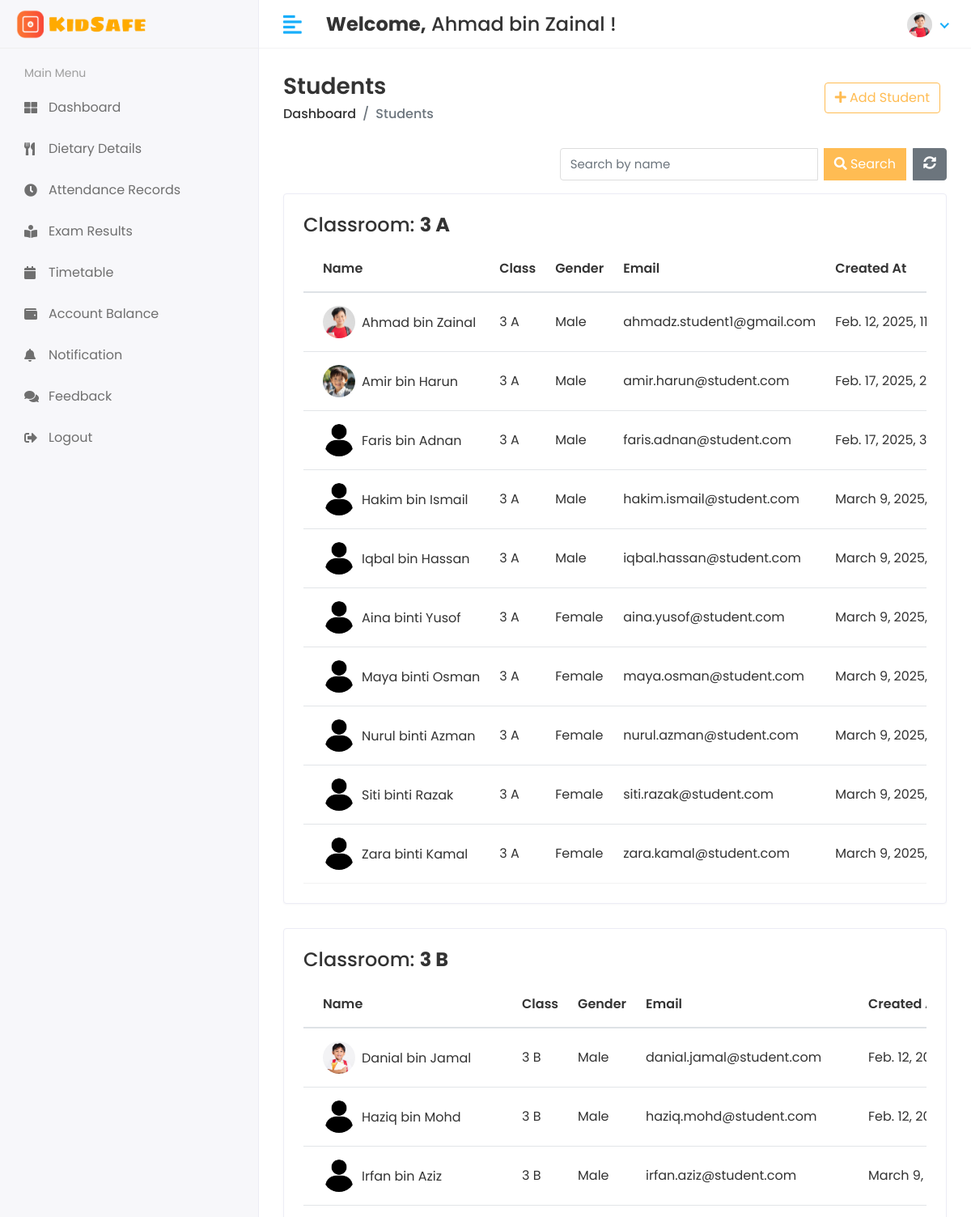
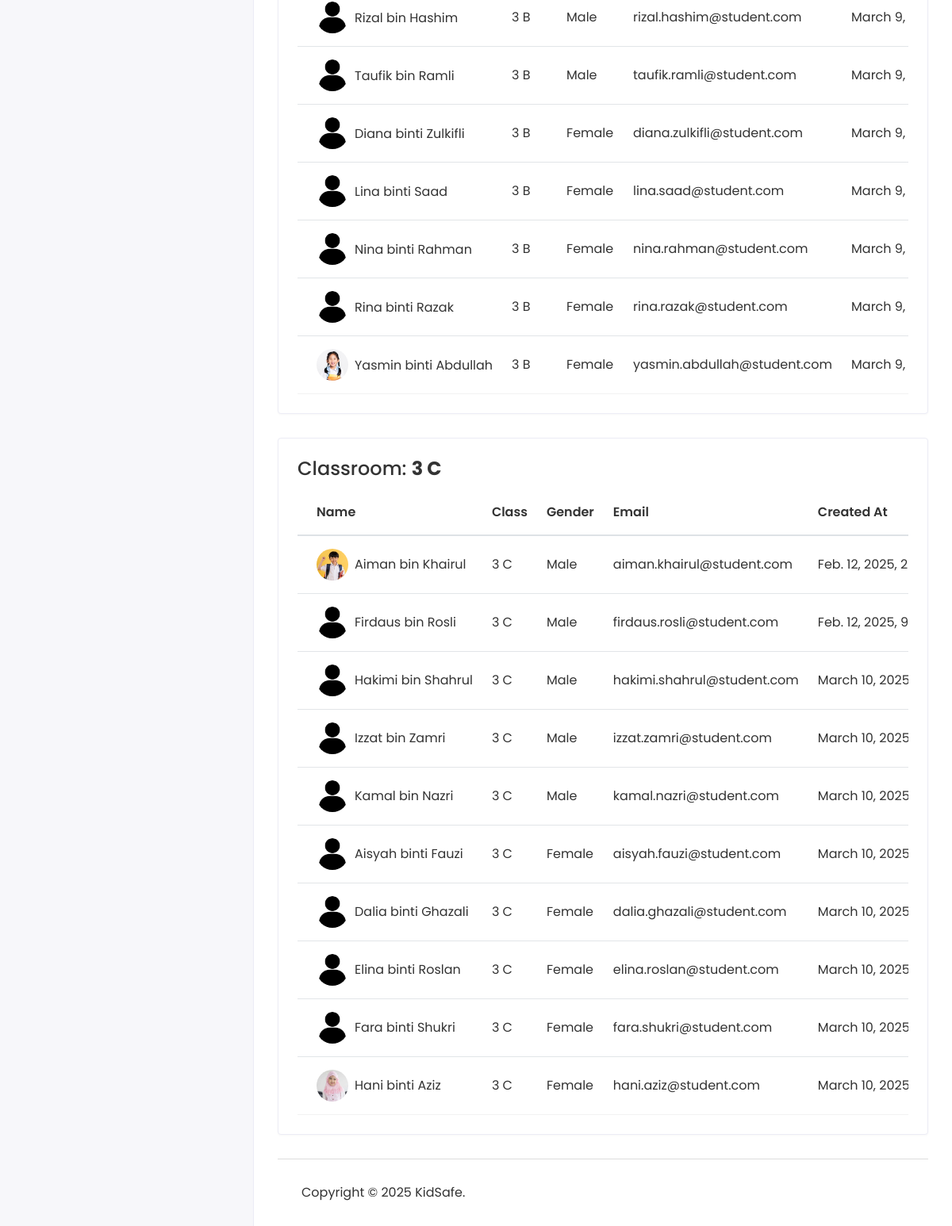
Screenshot of /administrator/student/view (signed in) with the database file from the repository (2 pictures, top to bottom).
### kidsafe_app/models.py (models this page shows, shortened)
class CustomUser(AbstractUser):
    USER = (
        (1, 'Administrator'),
        (2, 'Teacher'),
        (3, 'Student'),
        (4, 'Canteen'),
    )
    user_type = models.CharField(choices=USER, max_length=50, default=1)
    profile_pic = models.ImageField(upload_to='media/profile_pic')

class Classroom(models.Model):
    name = models.CharField(max_length=100)
    created_at = models.DateTimeField(auto_now_add=True)
    updated_at = models.DateTimeField(auto_now=True)
    def __str__(self):
        return self.name

class Student(models.Model):
    admin = models.OneToOneField(CustomUser, on_delete=models.CASCADE)
    gender = models.CharField(max_length=100)
    classroom_id = models.ForeignKey(Classroom, on_delete=models.DO_NOTHING)
    created_at = models.DateTimeField(auto_now_add=True)
    updated_at = models.DateTimeField(auto_now=True)

### kidsafe_project/administrator_views.py (the view)
# urls.py: path('administrator/student/view', administrator_views.view_student, name='view_student'),
@login_required(login_url='/')
def view_student(request):
    classrooms = Classroom.objects.all()
    search_query = request.GET.get('search', '')
    students_by_classroom = {}
    for classroom in classrooms:
        students = Student.objects.filter(classroom_id=classroom)
        if search_query:
            students = students.filter(
                admin__first_name__icontains=search_query
            ) | students.filter(
                admin__last_name__icontains=search_query
            )
        if students.exists():
            students_by_classroom[classroom] = students
    if search_query and not students_by_classroom:
        messages.warning(request, f'No students found: {search_query}')
    context = {
        'students_by_classroom': students_by_classroom,
        'search_query': search_query,  # Pass the search query to the template
    }
    return render(request, 'administrator/view_student.html', context)

### templates/administrator/view_student.html (shortened to what this page needs)
{% extends 'base.html' %}
{% load static %}
{% block content %}
<div class="page-header">
    <div class="row align-items-center">
        <div class="col">
            <h3 class="page-title">Students</h3>
            <ul class="breadcrumb">
                <li class="breadcrumb-item"><a href="{% url 'admin_home' %}">Dashboard</a></li>
                <li class="breadcrumb-item active">Students</li>
            </ul>
        </div>
        <div class="col-auto text-right float-right ml-auto">
            <a href="{% url 'add_student' %}" class="btn btn-outline-primary mr-2"><i class="fas fa-plus"></i> Add Student</a>
        </div>
    </div>
</div>
<div class="row mb-3">
    <div class="col-md-12">
        <div class="d-flex justify-content-end">
            <form method="GET" action="{% url 'view_student' %}" class="form-inline flex-nowrap">
                <div class="input-group">
                    <input type="text" name="search" class="form-control" placeholder="Search by name" value="{{ search_query }}">
                    <div class="input-group-append">
                        <button type="submit" class="btn btn-primary ml-2"><i class="fas fa-search"></i> Search</button>
                        <a href="{% url 'view_student' %}" class="btn btn-secondary ml-2"><i class="fas fa-sync-alt"></i></a>
                    </div>
                </div>
            </form>
        </div>
    </div>
</div>
{% for classroom, students in students_by_classroom.items %}
<div class="row">
    <div class="col-sm-12">
        <div class="card card-table">
            <div class="card-body">
                <h4 class="card-title">Classroom: <strong>{{ classroom.name }}</strong></h4>
                <div class="table-responsive">
                    <table class="table table-hover table-center mb-0">
                        <thead>
                            <tr>
                                <th>Name</th>
                                <th>Class</th>
                                <th>Gender</th>
                                <th>Email</th>
                                <th>Created At</th>
                            </tr>
                        </thead>
                        <tbody>
                            {% for student in students %}
                            <tr>
                                <td>
                                    <h2 class="table-avatar">
                                        <a class="avatar avatar-sm mr-2">
                                            {% if student.admin.profile_pic == "" or not student.admin.profile_pic %}
                                                <img class="avatar-img rounded-circle" src="{% static 'assets/img/noimg.png' %}" alt="No Profile Picture">
                                            {% else %}
                                                <img class="avatar-img rounded-circle" src="/{{ student.admin.profile_pic }}" alt="Profile Picture">
                                            {% endif %}
                                        </a>
                                        <a>{{ student.admin.first_name }}&nbsp;{{ student.admin.last_name }}</a>
                                    </h2>
                                </td>
                                <td>{{ student.classroom_id }}</td>
                                <td>{{ student.gender }}</td>
                                <td>{{ student.admin.email }}</td>
                                <td>{{ student.created_at }}</td>
                            </tr>
                            {% endfor %}
                        </tbody>
                    </table>
                </div>
            </div>
        </div>
    </div>
</div>
{% endfor %}
{% endblock %}

### templates/includes/header.html (shortened to what this page needs)
{% load static %}
<div class="header">
    <div class="header-left">
        {% if user.user_type == '1' %}
        <a href="{% url 'admin_home' %}" class="logo">
            <img src="{% static 'assets/img/logo4.png' %}" alt="Logo">
        </a>
        <a href="{% url 'admin_home' %}" class="logo logo-small">
            <img src="{% static 'assets/img/logo3.png' %}" alt="Logo" width="30" height="30">
        </a>
        {% elif user.user_type == '3' %}
        <a href="{% url 'student_home' %}" class="logo">
            <img src="{% static 'assets/img/logo4.png' %}" alt="Logo">
        </a>
        {% endif %}
    </div>
    <a href="javascript:void(0);" id="toggle_btn">
        <i class="fas fa-align-left"></i>
    </a>
    <div class="top-nav-search mt-3">
        <h4><strong>Welcome,</strong>&nbsp;<span>{{user.first_name}} {{user.last_name}}</span>&nbsp;!</h4>
    </div>
    <ul class="nav user-menu">
        <li class="nav-item dropdown has-arrow">
            <a href="#" class="dropdown-toggle nav-link" data-toggle="dropdown">
                {% if user.profile_pic == "" %}
                <span class="user-img"><img class="rounded-circle" src="{% static 'assets/img/noimg.png' %}" width="31" height="31" alt=""></span>
                {% else %}
                <span class="user-img"><img class="rounded-circle" src="/{{user.profile_pic}}" width="31" height="31" alt=""></span>
                {% endif %}
            </a>
        </li>
    </ul>
</div>

### static/assets/css/style.css (style rules this page uses)
html { height: 100%; }
body { background-color: #fff; color: #333; font-family: 'Poppins', sans-serif; font-size: 1rem; height: 100%; line-height: 1.5; overflow-x: hidden; }
h1, h2, h3, h4, h5, h6 { font-family: 'Poppins', sans-serif; margin-top: 0; }
.form-control { border: 1px solid #ddd; box-shadow: none; color: #333; font-size: 15px; height: 40px; }
a { color: #009ce7; }
input, button, a { transition: all 0.4s ease; -moz-transition: all 0.4s ease; -o-transition: all 0.4s ease; -ms-transition: all 0.4s ease; -webkit-transition: all 0.4s ease; }
input, input:focus, button, button:focus { outline: none; }
input[type=text], input[type=password] { -webkit-appearance: none; -moz-appearance: none; appearance: none; }
.input-group .form-control { height: 40px; }
ul, ol { padding: 0px; list-style: none; }
.table { color: #333; max-width: 100%; margin-bottom: 0; width: 100%; }
table.table td h2 { display: inline-block; font-size: inherit; font-weight: 400; margin: 0; padding: 0; vertical-align: middle; }
table.table td h2.table-avatar { align-items: center; display: inline-flex; font-size: inherit; font-weight: 400; margin: 0; padding: 0; vertical-align: middle; white-space: nowrap; }
table.table td h2 a { color: #333; }
.table thead tr th { font-weight: 600; }
.table tbody tr { border-bottom: 1px solid rgba(0, 0, 0, 0.05); }
.table.table-center td, .table.table-center th { vertical-align: middle; }
.card-table .card-body .table > thead > tr > th { border-top: 0; }
.card-table .card-body .table tr td:first-child, .card-table .card-body .table tr th:first-child { padding-left: 1.5rem; }
.card-table .table td, .card-table .table th { border-top: 1px solid #e2e5e8; padding: 1rem 0.75rem; white-space: nowrap; }
.btn-primary { background-color: #FFBC53; border: 1px solid #FFBC53; }
.btn-outline-primary { color: #FFBC53; border-color: #FFBC53; }
.card { border: 1px solid #ececf5; box-shadow: 0 1px 3px 0 rgba(0, 0, 0, 0.03); margin-bottom: 1.875rem; }
.card-body { padding: 1.5rem; }
.avatar { position: relative; display: inline-block; width: 3rem; height: 3rem }
.avatar > img { width: 100%; height: 100%; -o-object-fit: cover; object-fit: cover; }
.avatar-sm { width: 2.5rem; height: 2.5rem; }
.header { background-color: #fff; border-bottom: 1px solid #f3f3f4; left: 0; position: fixed; right: 0; top: 0; z-index: 1001; height: 60px; }
.header .header-left { float: left; height: 60px; padding: 0 20px; position: relative; width: 320px; z-index: 1; transition: all 0.2s ease-in-out; background-color: #f7f7fa; border-bottom: 1px solid #efefef; border-right: 1px solid #ececf5; display: flex; align-items: center; }
.header .header-left .logo { display: inline-block; line-height: 60px; }
.header .header-left .logo img { max-height: 40px; width: auto; }
.header .dropdown-toggle:after { display: none; }
.header .has-arrow .dropdown-toggle:after { border-top: 0; border-left: 0; border-bottom: 2px solid #18aefa; border-right: 2px solid #18aefa; content: ''; height: 8px; display: inline-block; pointer-events: none; -webkit-transform-origin: 66% 66%; -ms-transform-origin: 66% 66%; transform-origin: 66% 66%; -webkit-transform: rotate(45deg); -ms-transform: rotate(45deg); transform: rotate(45deg); -webkit-transition: all 0.15s ease-in-out; transition: all 0.15s ease-in-out; width: 8px; vertical-align: 0px; }
.user-menu { float: right; margin: 0; position: relative; z-index: 99; padding-right: 15px; }
.user-menu.nav > li > a { color: #a0a0a0; font-size: 14px; line-height: 58px; padding: 0 15px; height: 60px; }
.user-img { margin-right: 3px; position: relative; }
.top-nav-search { float: left; margin-left: 15px; }
.page-header { margin-bottom: 1.875rem; }
.page-header .breadcrumb { background-color: transparent; color: #6c757d; font-size: 1rem; font-weight: 500; margin-bottom: 0; padding: 0; }
.page-header .breadcrumb a { color: #333; }
.page-title { font-size: 28px; font-weight: 600; color: #333; margin-bottom: 5px; }
@media (min-width: 992px) { #toggle_btn { align-items: center; color: #18aefa; display: inline-flex; float: left; font-size: 26px; height: 60px; justify-content: center; margin-left: 15px; padding: 0 15px; } }

### rows the page displays
CustomUser: first_name "Ahmad", last_name "bin Zainal", profile_pic (picture)
Classroom: name "3 A"
Student: admin.profile_pic (picture), admin.first_name "Ahmad", admin.last_name "bin Zainal", classroom_id "3 A", gender "Male", admin.email "ahmadz.student1@gmail.com", created_at "Feb. 12, 2025,…"
Student: admin.profile_pic (picture), admin.first_name "Amir", admin.last_name "bin Harun", classroom_id "3 A", gender "Male", admin.email "amir.harun@student.com", created_at "Feb. 17, 2025,…"
Student: admin.first_name "Faris", admin.last_name "bin Adnan", classroom_id "3 A", gender "Male", admin.email "faris.adnan@student.com", created_at "Feb. 17, 2025,…"
Student: admin.first_name "Hakim", admin.last_name "bin Ismail", classroom_id "3 A", gender "Male", admin.email "hakim.ismail@student.com", created_at "March 9, 2025,…"
Student: admin.first_name "Iqbal", admin.last_name "bin Hassan", classroom_id "3 A", gender "Male", admin.email "iqbal.hassan@student.com", created_at "March 9, 2025,…"
Student: admin.first_name "Aina", admin.last_name "binti Yusof", classroom_id "3 A", gender "Female", admin.email "aina.yusof@student.com", created_at "March 9, 2025,…"
Student: admin.first_name "Maya", admin.last_name "binti Osman", classroom_id "3 A", gender "Female", admin.email "maya.osman@student.com", created_at "March 9, 2025,…"
Student: admin.first_name "Nurul", admin.last_name "binti Azman", classroom_id "3 A", gender "Female", admin.email "nurul.azman@student.com", created_at "March 9, 2025,…"
Student: admin.first_name "Siti", admin.last_name "binti Razak", classroom_id "3 A", gender "Female", admin.email "siti.razak@student.com", created_at "March 9, 2025,…"
Student: admin.first_name "Zara", admin.last_name "binti Kamal", classroom_id "3 A", gender "Female", admin.email "zara.kamal@student.com", created_at "March 9, 2025,…"
Classroom: name "3 B"
Student: admin.profile_pic (picture), admin.first_name "Danial", admin.last_name "bin Jamal", classroom_id "3 B", gender "Male", admin.email "danial.jamal@student.com", created_at "Feb. 12,…"
Student: admin.first_name "Haziq", admin.last_name "bin Mohd", classroom_id "3 B", gender "Male", admin.email "haziq.mohd@student.com", created_at "Feb. 12,…"
Student: admin.first_name "Irfan", admin.last_name "bin Aziz", classroom_id "3 B", gender "Male", admin.email "irfan.aziz@student.com", created_at "March 9,…"
Student: admin.first_name "Rizal", admin.last_name "bin Hashim", classroom_id "3 B", gender "Male", admin.email "rizal.hashim@student.com", created_at "March 9,…"
Student: admin.first_name "Taufik", admin.last_name "bin Ramli", classroom_id "3 B", gender "Male", admin.email "taufik.ramli@student.com", created_at "March 9,…"
Student: admin.first_name "Diana", admin.last_name "binti Zulkifli", classroom_id "3 B", gender "Female", admin.email "diana.zulkifli@student.com", created_at "March 9,…"
Student: admin.first_name "Lina", admin.last_name "binti Saad", classroom_id "3 B", gender "Female", admin.email "lina.saad@student.com", created_at "March 9,…"
Student: admin.first_name "Nina", admin.last_name "binti Rahman", classroom_id "3 B", gender "Female", admin.email "nina.rahman@student.com", created_at "March 9,…"
Student: admin.first_name "Rina", admin.last_name "binti Razak", classroom_id "3 B", gender "Female", admin.email "rina.razak@student.com", created_at "March 9,…"
Student: admin.profile_pic (picture), admin.first_name "Yasmin", admin.last_name "binti Abdullah", classroom_id "3 B", gender "Female", admin.email "yasmin.abdullah@student.com", created_at "March 9,…"
Classroom: name "3 C"
Student: admin.profile_pic (picture), admin.first_name "Aiman", admin.last_name "bin Khairul", classroom_id "3 C", gender "Male", admin.email "aiman.khairul@student.com", created_at "Feb. 12, 2025,…"
Student: admin.first_name "Firdaus", admin.last_name "bin Rosli", classroom_id "3 C", gender "Male", admin.email "firdaus.rosli@student.com", created_at "Feb. 12, 2025,…"
Student: admin.first_name "Hakimi", admin.last_name "bin Shahrul", classroom_id "3 C", gender "Male", admin.email "hakimi.shahrul@student.com", created_at "March 10,…"
Student: admin.first_name "Izzat", admin.last_name "bin Zamri", classroom_id "3 C", gender "Male", admin.email "izzat.zamri@student.com", created_at "March 10,…"
Student: admin.first_name "Kamal", admin.last_name "bin Nazri", classroom_id "3 C", gender "Male", admin.email "kamal.nazri@student.com", created_at "March 10,…"
Student: admin.first_name "Aisyah", admin.last_name "binti Fauzi", classroom_id "3 C", gender "Female", admin.email "aisyah.fauzi@student.com", created_at "March 10,…"
Student: admin.first_name "Dalia", admin.last_name "binti Ghazali", classroom_id "3 C", gender "Female", admin.email "dalia.ghazali@student.com", created_at "March 10,…"
Student: admin.first_name "Elina", admin.last_name "binti Roslan", classroom_id "3 C", gender "Female", admin.email "elina.roslan@student.com", created_at "March 10,…"
Student: admin.first_name "Fara", admin.last_name "binti Shukri", classroom_id "3 C", gender "Female", admin.email "fara.shukri@student.com", created_at "March 10,…"
Student: admin.profile_pic (picture), admin.first_name "Hani", admin.last_name "binti Aziz", classroom_id "3 C", gender "Female", admin.email "hani.aziz@student.com", created_at "March 10,…"
